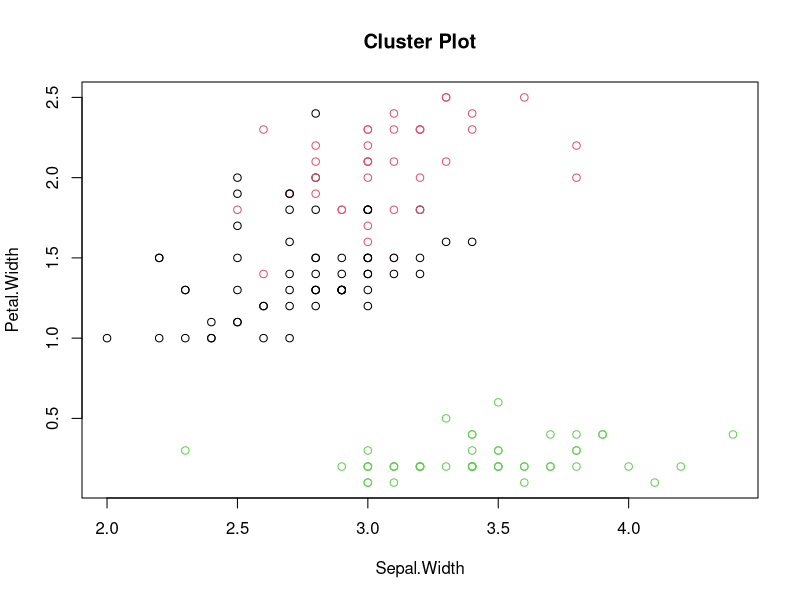
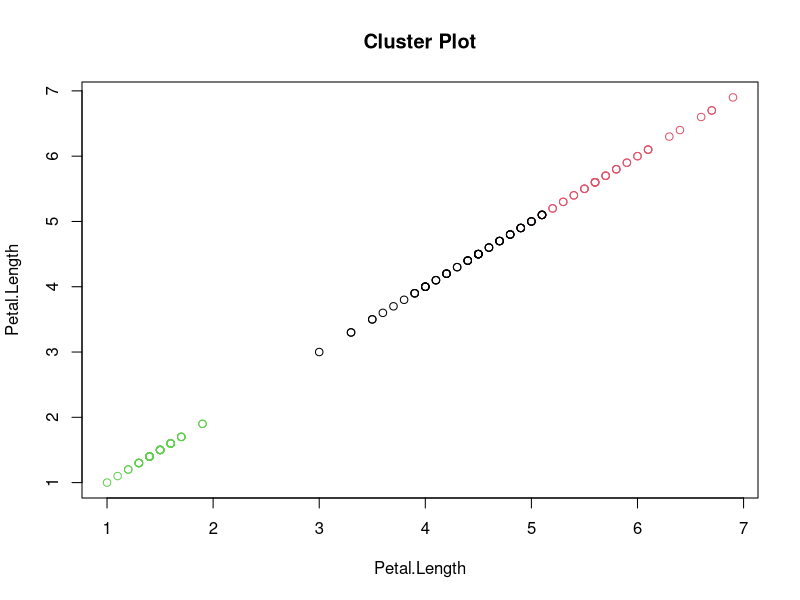
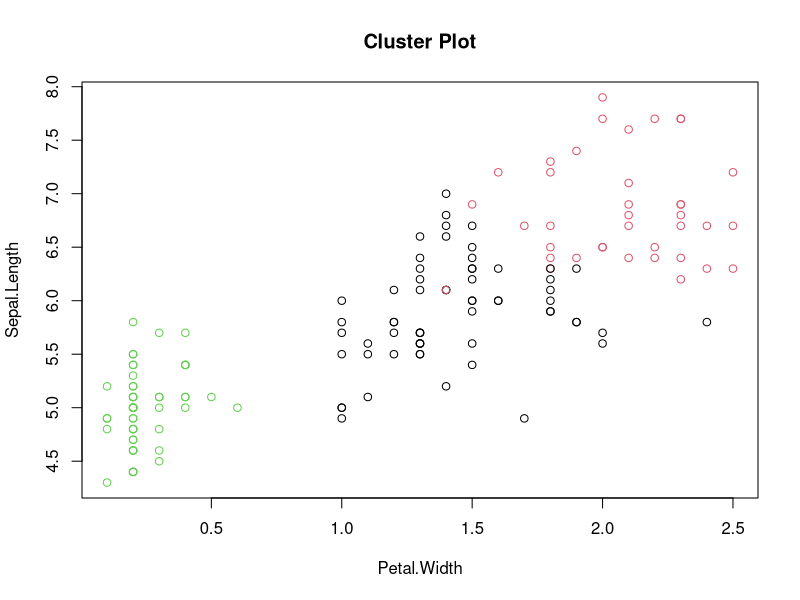

Here is the R script that generated these plots, in order:
library(datasets)

data(iris)

set.seed(99)

kmeans_result <- kmeans(iris[, 1:4], centers = 3, nstart = 20)

print(kmeans_result)

plot(iris[, c("Sepal.Width", "Petal.Width")], 
     col = kmeans_result$cluster,
     main = "Cluster Plot", 
     xlab = "Sepal.Width", 
     ylab = "Petal.Width")

plot(iris[, c("Petal.Length", "Petal.Length")], 
     col = kmeans_result$cluster,
     main = "Cluster Plot", 
     xlab = "Petal.Length", 
     ylab = "Petal.Length")

plot(iris[, c("Petal.Width", "Sepal.Length")], 
     col = kmeans_result$cluster,
     main = "Cluster Plot", 
     xlab = "Petal.Width", 
     ylab = "Sepal.Length")
